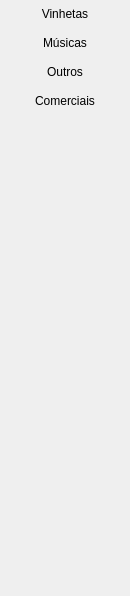
          <widget class="QWidget" name="FoldersListContent">
           <property name="geometry">
            <rect>
             <x>5</x>
             <y>0</y>
             <width>130</width>
             <height>596</height>
            </rect>
           </property>
           <property name="sizePolicy">
            <sizepolicy hsizetype="Preferred" vsizetype="Preferred">
             <horstretch>0</horstretch>
             <verstretch>0</verstretch>
            </sizepolicy>
           </property>
           <property name="minimumSize">
            <size>
             <width>120</width>
             <height>0</height>
            </size>
           </property>
           <property name="maximumSize">
            <size>
             <width>130</width>
             <height>16777215</height>
            </size>
           </property>
           <layout class="QVBoxLayout" name="verticalLayout_8">
            <property name="spacing">
             <number>15</number>
            </property>
            <property name="leftMargin">
             <number>7</number>
            </property>
            <property name="topMargin">
             <number>7</number>
            </property>
            <property name="rightMargin">
             <number>7</number>
            </property>
            <property name="bottomMargin">
             <number>7</number>
            </property>
            <item>
             <widget class="QWidget" name="JinglesFolders" native="true">
              <layout class="QVBoxLayout" name="verticalLayout_10">
               <property name="spacing">
                <number>5</number>
               </property>
               <property name="leftMargin">
                <number>0</number>
               </property>
               <property name="topMargin">
                <number>0</number>
               </property>
               <property name="rightMargin">
                <number>0</number>
               </property>
               <property name="bottomMargin">
                <number>0</number>
               </property>
               <item>
                <widget class="QLabel" name="label_3">
                 <property name="text">
                  <string>Vinhetas</string>
                 </property>
                 <property name="alignment">
                  <set>Qt::AlignmentFlag::AlignCenter</set>
                 </property>
                </widget>
               </item>
              </layout>
             </widget>
            </item>
            <item>
             <widget class="QWidget" name="MusicFolders" native="true">
              <layout class="QVBoxLayout" name="verticalLayout_11">
               <property name="spacing">
                <number>5</number>
               </property>
               <property name="leftMargin">
                <number>0</number>
               </property>
               <property name="topMargin">
                <number>0</number>
               </property>
               <property name="rightMargin">
                <number>0</number>
               </property>
               <property name="bottomMargin">
                <number>0</number>
               </property>
               <item>
                <widget class="QLabel" name="label_4">
                 <property name="text">
                  <string>Músicas</string>
                 </property>
                 <property name="alignment">
                  <set>Qt::AlignmentFlag::AlignCenter</set>
                 </property>
                </widget>
               </item>
              </layout>
             </widget>
            </item>
            <item>
             <widget class="QWidget" name="OtherFolders" native="true">
              <layout class="QVBoxLayout" name="verticalLayout_12">
               <property name="spacing">
                <number>5</number>
               </property>
               <property name="leftMargin">
                <number>0</number>
               </property>
               <property name="topMargin">
                <number>0</number>
               </property>
               <property name="rightMargin">
                <number>0</number>
               </property>
               <property name="bottomMargin">
                <number>0</number>
               </property>
               <item>
                <widget class="QLabel" name="label_5">
                 <property name="text">
                  <string>Outros</string>
                 </property>
                 <property name="alignment">
                  <set>Qt::AlignmentFlag::AlignCenter</set>
                 </property>
                </widget>
               </item>
              </layout>
             </widget>
            </item>
            <item>
             <widget class="QWidget" name="CommercialFolders" native="true">
              <layout class="QVBoxLayout" name="verticalLayout_13">
               <property name="spacing">
                <number>5</number>
               </property>
               <property name="leftMargin">
                <number>0</number>
               </property>
               <property name="topMargin">
                <number>0</number>
               </property>
               <property name="rightMargin">
                <number>0</number>
               </property>
               <property name="bottomMargin">
                <number>0</number>
               </property>
               <item>
                <widget class="QLabel" name="label_6">
                 <property name="text">
                  <string>Comerciais</string>
                 </property>
                 <property name="alignment">
                  <set>Qt::AlignmentFlag::AlignCenter</set>
                 </property>
                </widget>
               </item>
              </layout>
             </widget>
            </item>
            <item>
             <spacer name="FoldersSpacer">
              <property name="orientation">
               <enum>Qt::Orientation::Vertical</enum>
              </property>
              <property name="sizeHint" stdset="0">
               <size>
                <width>20</width>
                <height>40</height>
               </size>
              </property>
             </spacer>
            </item>
           </layout>
          </widget>
